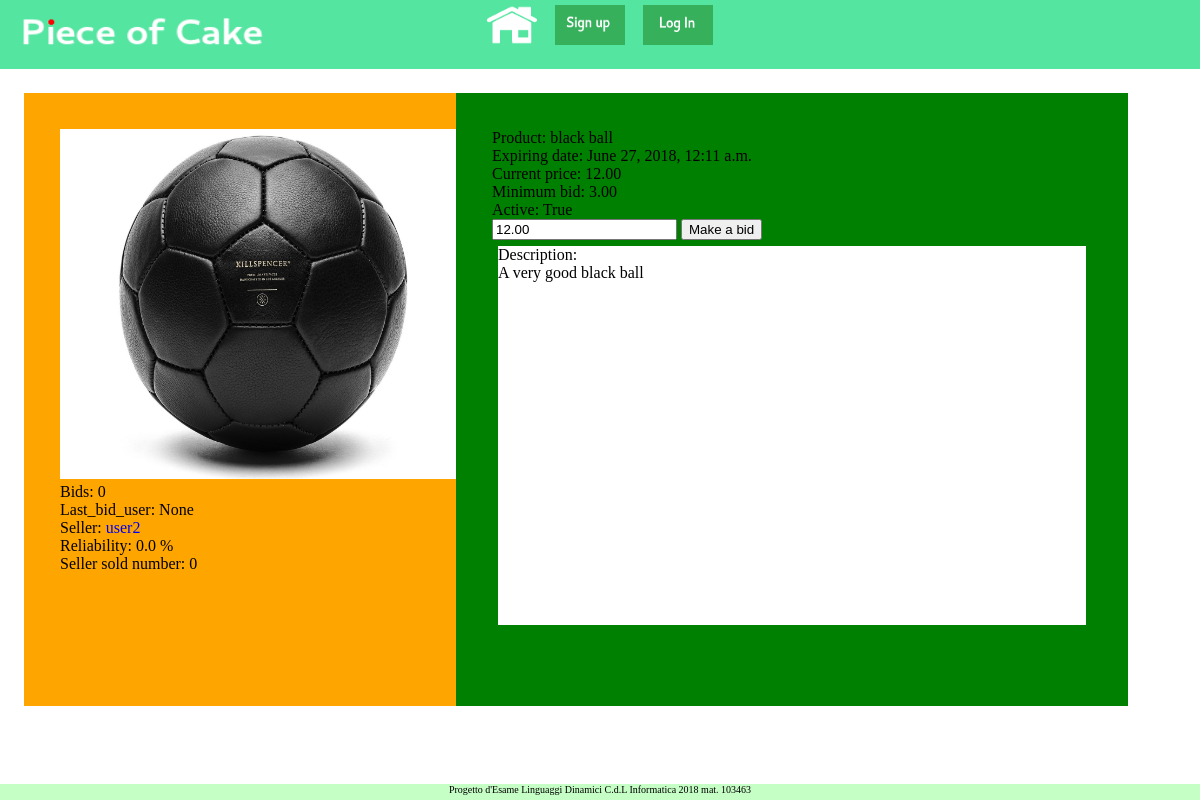
The app's page /webauction/auction_detail/9 with its own data.
### webauction/models.py (models this page shows, shortened)
class Auction(models.Model):
    seller = models.ForeignKey(User, related_name="seller", on_delete=models.CASCADE)
    title = models.CharField(max_length=100)
    image = models.ImageField(upload_to='auction_img/%Y/%m/%d/')
    description = models.CharField(max_length=5000)
    pub_date = models.DateTimeField(auto_now_add=True)
    expire_date = models.DateTimeField(default=datetime.datetime.now)
    min_price = models.DecimalField(max_digits=10, default=0, decimal_places=2)
    min_bid = models.DecimalField(max_digits=10, default=MIN_BID(), decimal_places=2)
    bid_count = models.IntegerField(default=0)
    last_bid_user = models.ForeignKey(User, null=True, related_name="last_bid_user", \
            on_delete=models.CASCADE)
    current_price = models.DecimalField(max_digits=10, default=0, decimal_places=2)
    active = models.BooleanField(default=True)
    category = models.CharField(max_length=50, default=('OT','Other'),
                                choices=CATEGORY_CHOICES)

class UserProfile(models.Model):
    def create_user_profile(sender, instance, created, **kwargs):
        if created:
            profile, created = UserProfile.objects.get_or_create(user=instance)
    post_save.connect(create_user_profile, sender=User)
    user = models.OneToOneField(User, on_delete=models.CASCADE)
    feedback = models.FloatField(default=0)
    votes = models.IntegerField(default=0)
    auction_count = models.SmallIntegerField(default=3)
    premium = models.BooleanField(default=False)
    description = models.CharField(max_length=1000, default='')
    profile_pic = models.ImageField(upload_to='profile_img/',
                    default='profile_img/defaultprofileimage.png')
    sold_auction = models.IntegerField(default=0)

### webauction/views.py (the view, shortened to what this page needs)
# urls.py: url(r'^auction_detail/(?P<product_key>[1-9][0-9]*)', views.detail_auction, name='detail'),
def detail_auction(request, product_key):
    context = {}
    auction = get_object_or_404(Auction, pk=product_key)
    context['auction'] = auction
    context['sellerProfile'] = get_object_or_404(UserProfile, user=auction.seller)
    return render(request, 'webauction/auction_detail.html', context)

### webauction/templates/webauction/auction_detail.html (shortened to what this page needs)
{% extends "top_bar_base_template.html" %}
{% block body %}
<div id='auction_detail'>
    <div id='left_panel'>
        <img src={{ auction.image.url }} style='height:350px; width:400px;'> <br>
        Bids: {{ auction.bid_count }} <br>
        Last_bid_user:
        {% if auction.last_bid_user != None %}
        <a href='{% url 'webauction:profile' searched_username=auction.last_bid_user.username %}'>
            {{ auction.last_bid_user }} </a> <br>
        {% else %}
            None <br>
        {% endif %}
        Seller:
        <a href='{% url 'webauction:profile' searched_username=auction.seller.username %}'>
            {{ auction.seller.username }} </a> <br>
        Reliability: {{ sellerProfile.feedback }} % <br>
        Seller sold number: {{ sellerProfile.sold_auction }} <br>
    </div>
    <div id='right_panel'>
        Product: {{ auction.title }} <br>
        Expiring date: {{ auction.expire_date }} <br>
        Current price: {{ auction.current_price }} <br>
        Minimum bid: {{ auction.min_bid }} <br>
        Active: {{ auction.active }} <br>
        <form method=POST>
            <input type="number" name="bid_value" step={{ auction.min_bid }}
            value={{ auction.current_price }}>
            <input type="submit" name="make_bid"
            value="Make a bid">
        </form>
        <div id='description'>
        Description: <br>
        {{ auction.description}} <br>
        </div>
    </div>
</div>
{% endblock %}

### records on screen
Auction: image (picture), bid_count "0", seller.username "user2", title "black ball", expire_date "June 27, 2018, 12:11 a.m.", current_price "12.00", min_bid "3.00", active "True", bid_value "12.00", description "A very good black ball"
UserProfile: feedback "0.0", sold_auction "0"
